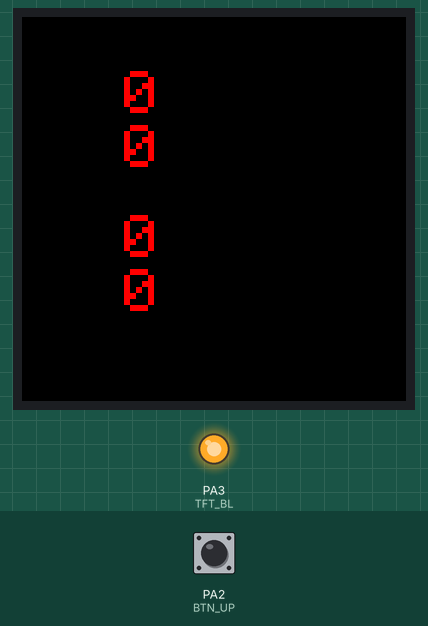
This program was run on a simulated STM32 Blue Pill. On the bench: 128×128 colour display, output pins drawn as LEDs (lit = HIGH). The inputs (shaded band) are chosen by the test bench; at power-on: PA2 (BTN_UP) LOW.

Above: at 0.29 s.
At 1.3 s:
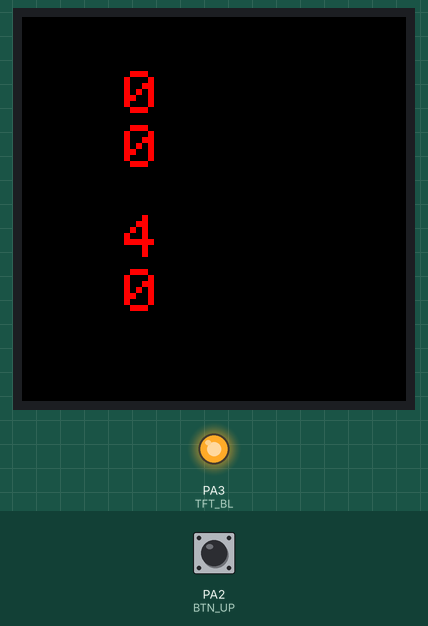
1.4 s: PA2 (BTN_UP) pulled HIGH for 0.15 s
3.0 s: PA2 (BTN_UP) pulled HIGH for 1 s
At 4.39 s:
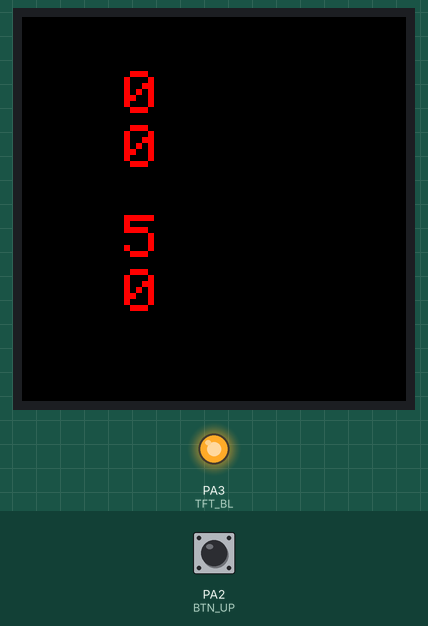
Timing chart, 0 to 6.0 s (numbered marks = the images above; inputs shaded):
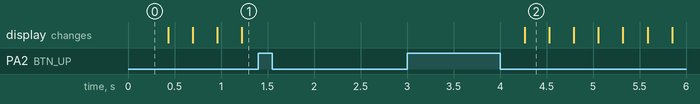

Measured:
- after the input at 1.4 s, every drawn part: stays the same
- after the input at 3.0 s, the display: changes after 1.3 s (image 2)

The program:

main.cpp
```cpp
#include <Adafruit_GFX.h>
#include <Adafruit_ST7735.h>

#include <ui/widgets/tool.hpp>
#include <ui/objects/rect.hpp>

#include <util/input.hpp>

#define TFT_RST PA12
#define TFT_DC PA11
#define TFT_MOSI PA10
#define TFT_SCLK PA9
#define TFT_CS PA8
#define TFT_BL PA3

#define BTN_UP PA2
#define BTN_DN PA1
#define BTN_OK PA0

#define TEMP_CH1 PA6
#define TEMP_CH2 PA4

Adafruit_ST7735 gfx = Adafruit_ST7735(TFT_CS, TFT_DC, TFT_MOSI, TFT_SCLK, TFT_RST);

void setup(void)
{
    gfx.initR(INITR_144GREENTAB);

    gfx.fillScreen(ST7735_BLACK);

    pinMode(BTN_UP, INPUT);
    pinMode(BTN_DN, INPUT);
    pinMode(BTN_OK, INPUT);
    pinMode(TFT_BL, OUTPUT);
    digitalWrite(TFT_BL, HIGH);

    gfx.setRotation(1);
}

UiTool toolCH1{&gfx, {32, 16}};
UiTool toolCH2{&gfx, {32, 64}};
UiRect rect{&gfx, {0, 0, 128, 128}, color565(0, 0, 0)};
UiSchedule<2> ui_main{{&toolCH1, &toolCH2}};
UiSchedule<1> ui_menu{{&rect}};
UiProcess* ui_active = &ui_main;

using Buttons = Input<1>;
Buttons in{{Buttons::Type::Double}, 130};
int s = 0, d = 0, l = 0;

void loop()
{
    in.process(millis(), {digitalRead(BTN_UP)});
    switch (in.poll(0)) {
        case Buttons::Event::Idle:
            break;
        case Buttons::Event::Single:
            s += 1;
            toolCH1.setTemps(s, d);
            toolCH1.mark();
            break;
        case Buttons::Event::Double:
            d += 1;
            toolCH1.setTemps(s, d);
            toolCH1.mark();
            break;
        case Buttons::Event::Long:
            l += 1;
            toolCH2.setTemps(l, 0);
            toolCH2.mark();
            break;
        default:
            while(1) {}
    }
    // toolCH1.setTemps(512, analogRead(TEMP_CH1));
    // toolCH2.setTemps(256, analogRead(TEMP_CH2));
    ui_active->process();
    delay(5);
}
```

object.hpp
```cpp
#pragma once
#include <ui/base/process.hpp>
#include <Adafruit_GFX.h>


struct UiVec {
    int x, y;
};

struct UiBox {
    UiVec orig;
    UiVec size;
};

class UiObject : public UiProcess
{
protected:
    Adafruit_GFX *gfx;
    UiVec orig;

public:
    UiObject(Adafruit_GFX *gfx, UiVec orig) : UiProcess{false}, gfx{gfx}, orig{orig}
    {
    }
};
```

process.hpp
```cpp
#pragma once


class UiProcess {
    bool always;
    bool changed;
public:
    UiProcess(bool always = false, bool changed = true) :
        always{always}, changed{changed}
    {
    }

    virtual void update() = 0;

    void process() {
        if (changed || always) {
            changed = false;
            update();
        }
    }

    void mark() {
        changed = true;
    }
};
```

schedule.hpp
```cpp
#pragma once
#include <array>
#include <ui/base/process.hpp>


template<std::size_t Count>
class UiSchedule : public UiProcess {
    std::array<UiProcess*, Count> schedule;
public:
    UiSchedule(std::array<UiProcess*, Count> schedule) :
        UiProcess{true}, schedule{schedule}
    {}

    void update() {
        for (auto ui : schedule) {
            ui->process();
        }
    }
};
```

util.hpp
```cpp
#pragma once
#include <stdint.h>

inline uint16_t color565(uint8_t red, uint8_t green, uint8_t blue)
{
    return ((red & 0xF8) << 8) | ((green & 0xFC) << 3) | (blue >> 3);
}
```

printbox.hpp
```cpp
#pragma once
#include <ui/base/object.hpp>

struct UiPrinter
{
    virtual void operator()(Adafruit_GFX *) = 0;
};

struct UiNumberPrinter : public UiPrinter
{
    int value;

    virtual void operator()(Adafruit_GFX *gfx)
    {
        gfx->print(value);
    }

    void setValue(int value)
    {
        this->value = value;
    }
};

class UiPrintBox : public UiObject
{
    UiPrinter *printer;
    uint8_t size;
    uint16_t colorfg;
    uint16_t colorbg;

    void update()
    {
        if (printer)
        {
            gfx->setTextSize(size);
            gfx->setTextColor(colorfg, colorbg);
            gfx->setCursor(orig.x, orig.y);
            (*printer)(gfx);
        }
    }

public:
    UiPrintBox(Adafruit_GFX *gfx, UiVec orig, uint8_t size, UiPrinter *printer, uint16_t colorfg = 0, uint16_t colorbg = 0) :
        UiObject(gfx, orig), printer{printer}, size{size}, colorfg{colorfg}
    {
    }

    void setColors(uint16_t colorfg, uint16_t colorbg)
    {
        this->colorfg = colorfg;
        this->colorbg = colorbg;
    }
};
```

rect.hpp
```cpp
#pragma once
#include <ui/base/object.hpp>

class UiRect : public UiObject
{
    UiVec size;
    uint16_t color;
    bool fill;

    void update()
    {
        if (fill)
        {
            gfx->fillRect(orig.x, orig.y, size.x, size.y, color);
        }
        else
        {
            gfx->drawRect(orig.x, orig.y, size.x, size.y, color);
        }
    }

public:
    UiRect(Adafruit_GFX *gfx, UiBox box, uint16_t color = 0, bool fill = true) :
        UiObject(gfx, box.orig), size{box.size}, color{color}, fill{fill}
    {
    }

    void setColor(uint16_t color)
    {
        this->color = color;
    }

    void resize(UiVec size)
    {
        this->size = size;
    }
};
```

tool.hpp
```cpp
#pragma once
#include <ui/base/schedule.hpp>
#include <ui/base/util.hpp>
#include <ui/objects/printbox.hpp>

class UiTool : public UiSchedule<2>
{
    UiPrintBox tempSet;
    UiPrintBox tempAct;
    UiNumberPrinter printerSet;
    UiNumberPrinter printerAct;
public:
    UiTool(Adafruit_GFX *gfx, UiVec orig) :
        UiSchedule<2>{{&tempSet, &tempAct}},
        tempSet{gfx, {orig.x + 2, orig.y + 2}, 2, &printerSet, color565(255, 0, 0), color565(255, 255, 255)},
        tempAct{gfx, {orig.x + 2, orig.y + 20}, 2, &printerAct, color565(255, 0, 0), color565(255, 255, 255)}
    {
    }

    void setTemps(int set, int act)
    {
        printerSet.setValue(set);
        tempSet.mark();
        printerAct.setValue(act);
        tempAct.mark();
    }
};
```

input.hpp
```cpp
#pragma once
#include <util/timer.hpp>


template<std::size_t Count>
class Input {
public:
    enum class Type {
        Single,
        Double
    };

    enum class Event {
        Idle,
        Single,
        Double,
        Long
    };

private:
    enum class State {
        Idle,
        Pressed0,
        Unpressed1,
        Pressed1,
        LongHold,
        LongHoldWait,
        CooldownLong,
        Cooldown
    };

    std::array<Type, Count> cfg;
    std::array<State, Count> state;
    std::array<Event, Count> events;
    Timer<Count> timer;

public:
    Input(std::array<Type, Count> cfg, uint32_t period) :
        cfg{cfg}, state{State::Idle}, events{Event::Idle}, timer{{period}}
    {
    }

    void process(uint32_t time, std::array<int, Count> values) {
        timer.update(time);

        for(int idx = 0; idx < Count; idx += 1) {
            switch (state[idx]) {
                case State::Idle:
                    if (values[idx] == 0) {
                        state[idx] = State::Pressed0;
                        timer.trig(idx);
                    }
                    break;
                case State::Pressed0:
                    if (timer.trig(idx)) {
                        if (values[idx] == 0) {
                            if (cfg[idx] == Type::Double) {
                                state[idx] = State::Pressed1;
                            }
                        }
                        else {
                            if (cfg[idx] == Type::Single) {
                                state[idx] = State::Cooldown;
                                events[idx] = Event::Single;
                            }
                            if (cfg[idx] == Type::Double) {
                                state[idx] = State::Unpressed1;
                            }
                        }
                    }
                    break;
                case State::Unpressed1:
                    if (timer.trig(idx)) {
                        if (values[idx] == 0) {
                            state[idx] = State::Cooldown;
                            events[idx] = Event::Double;
                        }
                        else {
                            state[idx] = State::Cooldown;
                            events[idx] = Event::Single;
                        }
                    }
                    break;
                case State::Pressed1:
                    if (timer.trig(idx)) {
                        if (values[idx] == 0) {
                            state[idx] = State::LongHoldWait;
                            events[idx] = Event::Long;
                        }
                        else {
                            state[idx] = State::Cooldown;
                            events[idx] = Event::Single;
                        }
                    }
                    break;
                case State::LongHold:
                    if (timer.trig(idx)) {
                        if (values[idx] == 0) {
                            state[idx] = State::LongHoldWait;
                            events[idx] = Event::Long;
                        }
                        else {
                            state[idx] = State::CooldownLong;
                        }
                    }
                    break;
                case State::LongHoldWait:
                    if (timer.trig(idx)) {
                        state[idx] = State::LongHold;
                    }
                    break;
                case State::CooldownLong:
                    if (timer.trig(idx)) {
                        state[idx] = State::Cooldown;
                    }
                    break;
                case State::Cooldown:
                    if (values[idx] != 0) {
                        state[idx] = State::Idle;
                    }
                    break;
            }
        }
    }

    Event poll(std::size_t idx) {
        Event evt = events[idx];
        events[idx] = Event::Idle;
        return evt;
    }
};
```

timer.hpp
```cpp
#pragma once
#include <array>
#include <stdint.h>

template <std::size_t TimersCount>
class Timer
{
    uint32_t last_time = 0;
    std::array<uint32_t, TimersCount> times;
    std::array<uint32_t, TimersCount> periods;

public:
    Timer(std::array<uint32_t, TimersCount> periods) : times{0},
                                                       periods{periods}
    {
    }

    void update(uint32_t time)
    {
        for (std::size_t idx = 0; idx < TimersCount; idx += 1)
        {
            if (times[idx] < periods[idx])
            {
                times[idx] += time - last_time;
            }
            last_time = time;
        }
    }

    bool trig(std::size_t idx)
    {
        bool trig = times[idx] >= periods[idx];
        if (trig) {
            times[idx] = 0;
        }
        return trig;
    }
};
```
